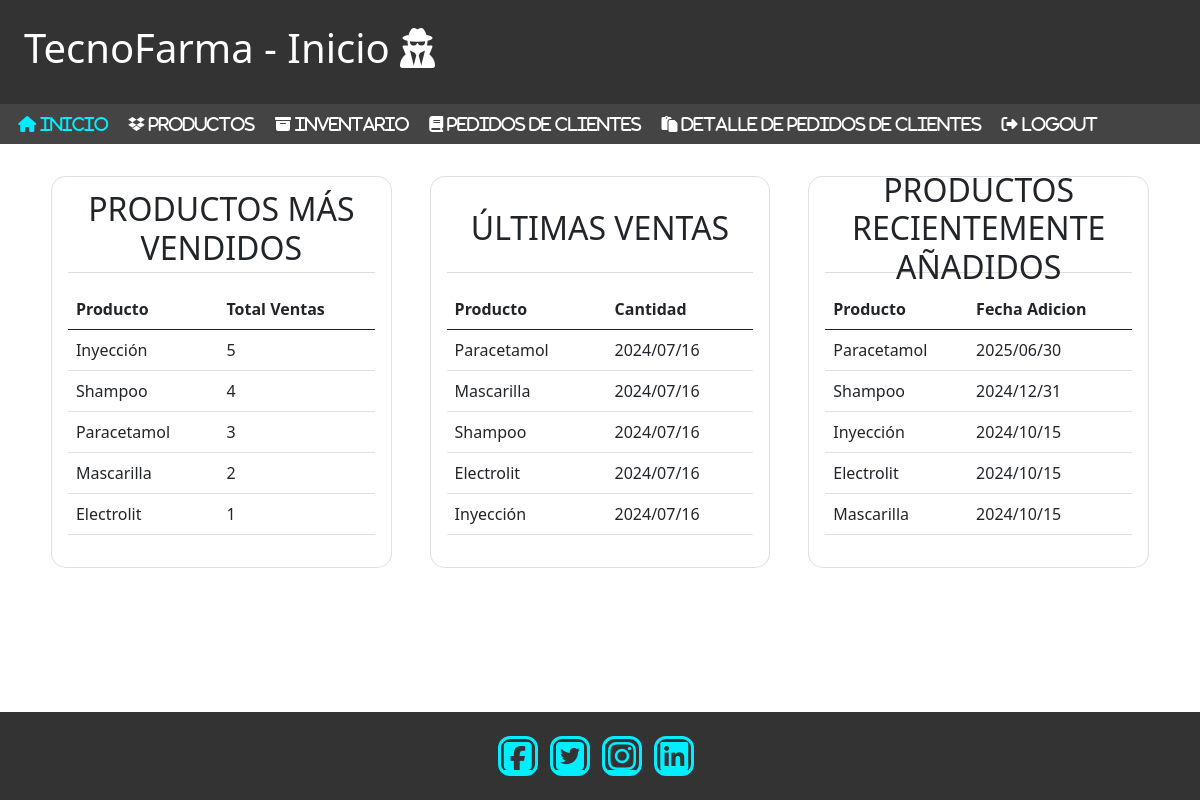
/Proyecto/homeAdmin.php (signed in), run on the app's committed database.
### tables this page shows
CREATE TABLE Detalle_Pedido (
    Id_detalle INT AUTO_INCREMENT PRIMARY KEY,
    Id_pedido INT,
    Id_producto INT,
    Cantidad INT NOT NULL,
    Tipo_envio VARCHAR(15) NOT NULL,
    Total DECIMAL(10, 2) NOT NULL,
    CONSTRAINT FK_Detalle_Pedido_Pedido FOREIGN KEY (Id_pedido) REFERENCES Pedido(Id_pedido),
    CONSTRAINT FK_Detalle_Pedido_Producto FOREIGN KEY (Id_producto) REFERENCES Producto(Id_producto)
);

CREATE TABLE Producto (
    Id_producto INT AUTO_INCREMENT PRIMARY KEY,
    Nombre_producto VARCHAR(15) NOT NULL,
    Descripcion VARCHAR(30),
    Precio DECIMAL(10, 2) NOT NULL,
    Fecha_expiracion DATE,
    Id_categoria INT,
    CONSTRAINT FK_Producto_Categoria FOREIGN KEY (Id_categoria) REFERENCES Categoria(Id_categoria)
);

### Proyecto/PHP/dbDashBoardAnalytics.php (called while the page is built, shortened)
<?php
include('Conexion/conn.php');
$sqlProductosVendidos = "SELECT p.Nombre_producto AS nombre_producto, SUM(dp.Cantidad) AS unidades
                        FROM Detalle_Pedido dp
                        INNER JOIN Producto p ON dp.Id_producto = p.Id_producto
                        GROUP BY p.Nombre_producto
                        ORDER BY unidades DESC LIMIT 5";
$resultProductosVendidos = $conn->query($sqlProductosVendidos);
$sqlUltimasVentas = "SELECT p.Nombre_producto AS nombre_producto, dp.Cantidad AS unidades,
                            DATE_FORMAT(ped.Fecha_pedido, '%Y/%m/%d') AS fecha
                    FROM Detalle_Pedido dp
                    INNER JOIN Producto p ON dp.Id_producto = p.Id_producto
                    INNER JOIN Pedido ped ON dp.Id_pedido = ped.Id_pedido
                    ORDER BY ped.Fecha_pedido DESC LIMIT 5";
$resultUltimasVentas = $conn->query($sqlUltimasVentas);
$sqlProductosRecientes = "SELECT Nombre_producto AS nombre,
                                DATE_FORMAT(Fecha_expiracion, '%Y/%m/%d') AS fecha_adicion
                        FROM Producto
                        ORDER BY Fecha_expiracion DESC
                        LIMIT 5";
$resultProductosRecientes = $conn->query($sqlProductosRecientes);
?>

### Proyecto/homeAdmin.php (the view, shortened to what this page needs)
<!DOCTYPE html>
<html lang="en">
<head>
    <link rel="stylesheet" href="CSS/Styles.css">
    <link rel="stylesheet" href="CSS/scrollBar.css">
    <link href="https://cdn.jsdelivr.net/npm/bootstrap@5.0.2/dist/css/bootstrap.min.css" rel="stylesheet">
</head>
<body>
    <header class="header">
        <h1>TecnoFarma - Inicio <i class="fa fa-user-secret"></i> </h1>
    </header>
    <nav class="navbar">
        <ul>
            <li><a href="homeAdmin.php" class="active fa fa-home"> Inicio</a></li>
            <li><a href="PagesAdmin/ProductosAdmin.php" class="fa fa-dropbox"> Productos</a></li>
            <li><a href="PagesAdmin/InventarioAdmin.php" class="fa fa-archive"> Inventario</a></li>
            <li><a href="PagesAdmin/PedidosAdmin.php" class="fa fa-book"> Pedidos de Clientes</a></li>
            <li><a href="PagesAdmin/Detalle_pedidoAdmin.php" class="fa fa-clipboard"> Detalle de Pedidos de Clientes</a></li>
            <li><a href="/ProyectoIngSWIII/Proyecto/PHP/logout.php" class="fa fa-sign-out"> Logout</a></li>
        </ul>
    </nav>
    <main>
        <section id="product-sales" class="card">
            <h2>PRODUCTOS MÁS VENDIDOS</h2>
            <table class="table table-hover">
                <thead>
                    <tr>
                        <th>Producto</th>
                        <th>Total Ventas</th>
                    </tr>
                </thead>
                <tbody>
                    <?php
                    include('PHP/dbDashBoardAnalytics.php');
                    while ($row = $resultProductosVendidos->fetch_assoc()) {
                        echo "<tr><td>" . $row["nombre_producto"] . "</td><td>" . $row["unidades"] . "</td></tr>";
                    }
                    ?>
                </tbody>
            </table>
        </section>
        <section id="recent-sales" class="card">
            <h2>ÚLTIMAS VENTAS</h2>
            <table class="table table-hover">
                <thead>
                    <tr>
                        <th>Producto</th>
                        <th>Cantidad</th>
                    </tr>
                </thead>
                <tbody>
                    <?php
                    include('PHP/dbDashBoardAnalytics.php');
                    while ($row = $resultUltimasVentas->fetch_assoc()) {
                        echo "<tr><td>" . $row["nombre_producto"] . "</td><td>" . $row["fecha"] . "</td></tr>";
                    }
                    ?>
                </tbody>
            </table>
        </section>
        <section id="recent-products" class="card">
            <h2>PRODUCTOS RECIENTEMENTE AÑADIDOS</h2>
            <table class="table table-hover">
                <thead>
                    <tr>
                        <th>Producto</th>
                        <th>Fecha Adicion</th>
                    </tr>
                </thead>
                <tbody>
                    <?php
                    include('PHP/dbDashBoardAnalytics.php');
                    while ($row = $resultProductosRecientes->fetch_assoc()) {
                        echo "<tr><td>" . $row["nombre"] . "</td><td>" . $row["fecha_adicion"] . "</td></tr>";
                    }
                    ?>
                </tbody>
            </table>
        </section>
    </main>
    <br></br>
    <footer>
        <div class="social-media">
            <a href="#"> <i class="fa fa-facebook-square" aria-hidden="false"></i> </a>
            <a href="#"> <i class="fa fa-twitter-square" aria-hidden="false"></i> </a>
            <a href="#"> <i class="fa fa-instagram" aria-hidden="false"></i> </a>
            <a href="#"> <i class="fa fa-linkedin-square" aria-hidden="false"></i> </a>
        </div>
    </footer>
</body>
</html>

### Proyecto/CSS/styles.css (style rules this page uses)
:root { --bg-color: #333; --second-bg-color: #444; --text-color: #fff; --main-color: #0ef; }
body { font-family: Arial, sans-serif; margin: 0; padding: 0; scroll-behavior: smooth; }
header { background-color: var(--bg-color); color: white; padding: 1.5rem; }
.navbar { background-color: var(--second-bg-color); padding: 0.7rem; text-size-adjust: 95; }
.navbar ul { list-style-type: none; margin: 0; padding: 0; margin-left: 7px; }
.navbar ul li { display: inline; margin-right: 1rem; }
.navbar ul li a { color: white; text-decoration: none; }
.navbar a:hover, .navbar a.active { color: var(--main-color); }
main { display: flex; justify-content: space-around; padding: 2rem; margin-bottom: 60px; overflow: auto; }
section { border: 1px solid #ddd; padding: 1rem; width: 30%; }
section h2 { border-bottom: 1px solid #ddd; margin-bottom: 1rem; padding-bottom: 0.5rem; }
table { border-collapse: collapse; width: 100%; }
th, td { border: 1px solid #ddd; padding: 0.5rem; text-align: left; }
th { background-color: #ddd; }
footer { position: fixed; bottom: 0; width: 100%; background-color: #333; color: white; padding: 1rem; text-align: center; }
.social-media a { display: inline-flex; justify-content: center; align-items: center; width: 2.5rem; height: 2.5rem; background: transparent; border: .2rem solid var(--main-color); border-radius: 30%; font-size: 2rem; color: var(--main-color); margin: 0.5rem 0.5rem 0.5rem 0; }

### Proyecto/CSS/scrollBar.css (style rules this page uses)
body { --sb-track-color: #232E33; --sb-thumb-color: #37C9DE; --sb-size: 13px; }

### Proyecto/homeAdmin.php (style rules this page uses)
main h2 { text-align: center; height: 80px; display: flex; align-items: center; justify-content: center; }
.card { border-radius: 15px; overflow-y: auto; }

### data on the page
detalle_pedido: Id_producto.Nombre_producto "Paracetamol", fecha "2024/07/16"
detalle_pedido: Id_producto.Nombre_producto "Mascarilla", fecha "2024/07/16"
detalle_pedido: Id_producto.Nombre_producto "Shampoo", fecha "2024/07/16"
detalle_pedido: Id_producto.Nombre_producto "Electrolit", fecha "2024/07/16"
detalle_pedido: Id_producto.Nombre_producto "Inyección", fecha "2024/07/16"
producto: Nombre_producto "Paracetamol", fecha_adicion "2025/06/30"
producto: Nombre_producto "Shampoo", fecha_adicion "2024/12/31"
producto: Nombre_producto "Inyección", fecha_adicion "2024/10/15"
producto: Nombre_producto "Electrolit", fecha_adicion "2024/10/15"
producto: Nombre_producto "Mascarilla", fecha_adicion "2024/10/15"

### other printed values
$row["nombre_producto"] "Inyección"
$row["unidades"] "5"
$row["nombre_producto"] "Shampoo"
$row["unidades"] "4"
$row["nombre_producto"] "Paracetamol"
$row["unidades"] "3"
$row["nombre_producto"] "Mascarilla"
$row["unidades"] "2"
$row["nombre_producto"] "Electrolit"
$row["unidades"] "1"
